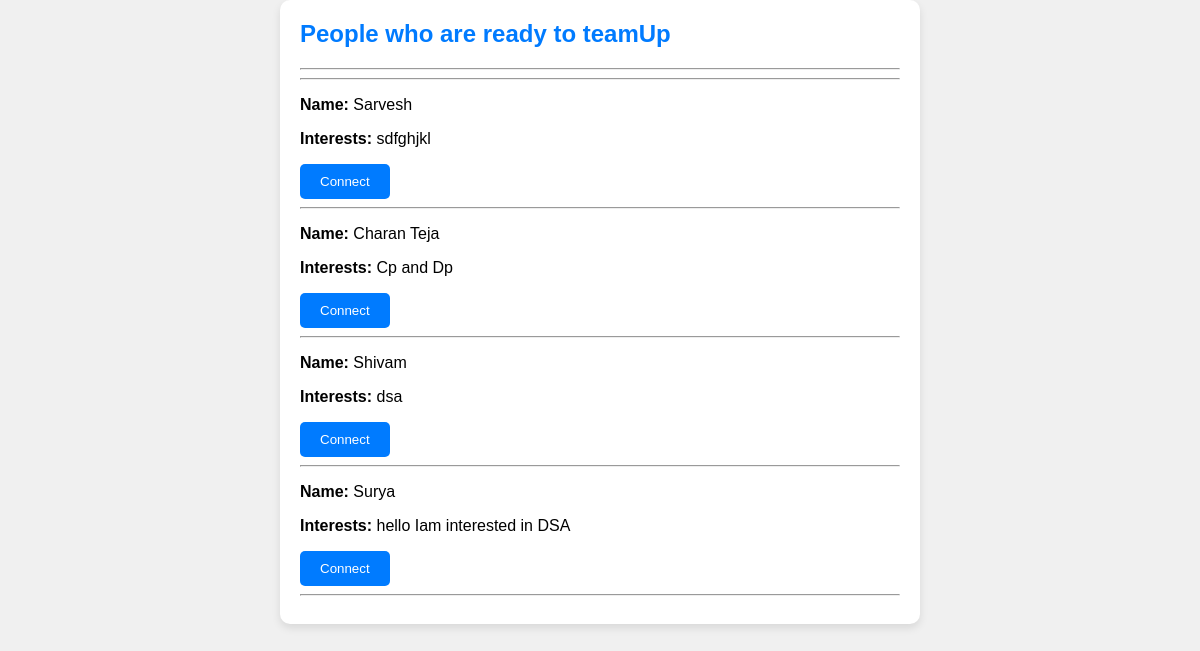
Page /raised_hands/ on the committed database.
### app/models.py (models this page shows)
class RaisedHand(models.Model):
    name = models.CharField(max_length=100)
    interests = models.TextField()

### app/views.py (the view)
# urls.py: path('raised_hands/', views.raised_hands, name='raised_hands'),
def raised_hands(request):
    raised_hands = RaisedHand.objects.all()
    return render(request, 'raised_hands.html', {'raised_hands': raised_hands})

### templates/raised_hands.html (shortened to what this page needs)
<!DOCTYPE html>
<html lang="en">
<head>
</head>
<body>
    <div class="container">
        <h2>People who are ready to teamUp</h2>
        <hr />
        <hr />
        {% for hand in raised_hands %}
        <div>
            <p><strong>Name:</strong> {{ hand.name }}</p>
            <p><strong>Interests:</strong> {{ hand.interests }}</p>
            <button onclick="showNotification('{{ hand.name }}')">Connect</button>
        </div>
        <hr />
        {% endfor %}
    </div>
</body>
</html>

### templates/raised_hands.html (style rules this page uses)
body { font-family: Arial, sans-serif; background-color: #f0f0f0; margin: 0; padding: 0; display: flex; flex-direction: column; align-items: center; justify-content: center; }
.container { background-color: #fff; border-radius: 10px; box-shadow: 0 4px 8px rgba(0, 0, 0, 0.1); padding: 20px; width: 80%; max-width: 600px; }
h2 { color: #007bff; margin-top: 0; }
button { padding: 10px 20px; background-color: #007bff; color: #fff; border: none; border-radius: 5px; cursor: pointer; transition: background-color 0.3s; }

### rows in the picture
RaisedHand: name "Sarvesh", interests "sdfghjkl"
RaisedHand: name "Charan Teja", interests "Cp and Dp"
RaisedHand: name "Shivam", interests "dsa"
RaisedHand: name "Surya", interests "hello Iam interested in DSA"
